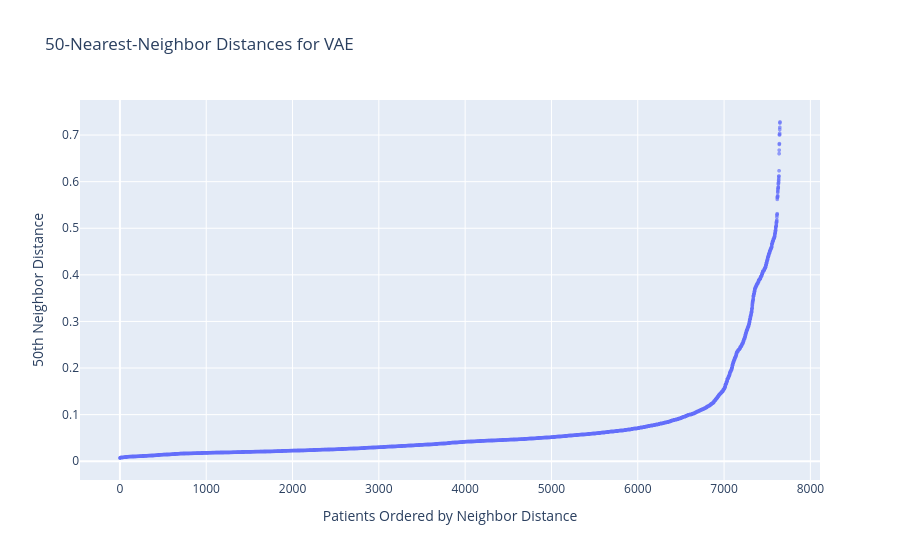

Write notebook code for a chart like this one.
### Markdown cell above
## Plot the VAE k-distances

### Code cell
fig = px.scatter(
    vae_kdistance,
    x="patient_order",
    y="k_distance",
    title="50-Nearest-Neighbor Distances for VAE"
)

fig.update_traces(
    marker=dict(
        size=4,
        opacity=0.65
    )
)

fig.update_layout(
    xaxis_title="Patients Ordered by Neighbor Distance",
    yaxis_title="50th Neighbor Distance"
)

fig.show()

# Save interactive plot
fig.write_html(
    PLOTS_DIR / "vae_kdistance.html"
)

print("VAE k-distance plot saved as: vae_kdistance.html")

### Figure 1 — Plotly figure (JSON) as saved in the notebook; plotly's stock layout.template omitted (floating-point values rounded to 4 significant figures; data arrays with more than 128 entries replaced by an {"elided": "..."} marker saying what was removed)
{"data": [{"hovertemplate": "patient_order=%{x}<br>k_distance=%{y}<extra></extra>", "legendgroup": "", "marker": {"color": "#636efa", "opacity": 0.65, "size": 4, "symbol": "circle"}, "mode": "markers", "name": "", "showlegend": false, "type": "scattergl", "x": {"elided": "7648 int values"}, "xaxis": "x", "y": {"elided": "7648 float values"}, "yaxis": "y"}], "layout": {"legend": {"tracegroupgap": 0}, "title": {"text": "50-Nearest-Neighbor Distances for VAE"}, "xaxis": {"anchor": "y", "domain": [0, 1], "title": {"text": "Patients Ordered by Neighbor Distance"}}, "yaxis": {"anchor": "x", "domain": [0, 1], "title": {"text": "50th Neighbor Distance"}}}}
